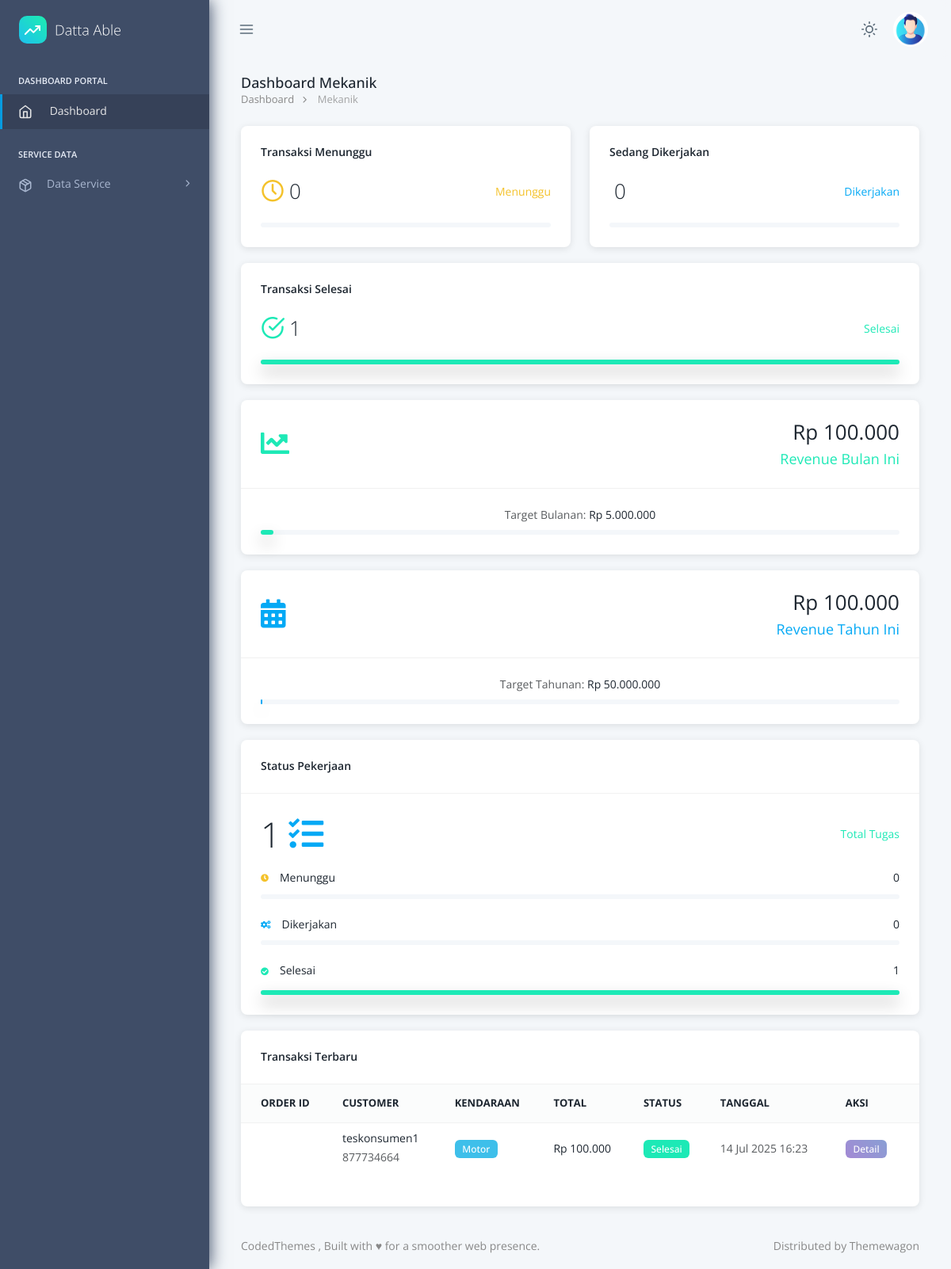
Before: /dashboard/mekanik/index.php with the older database file.
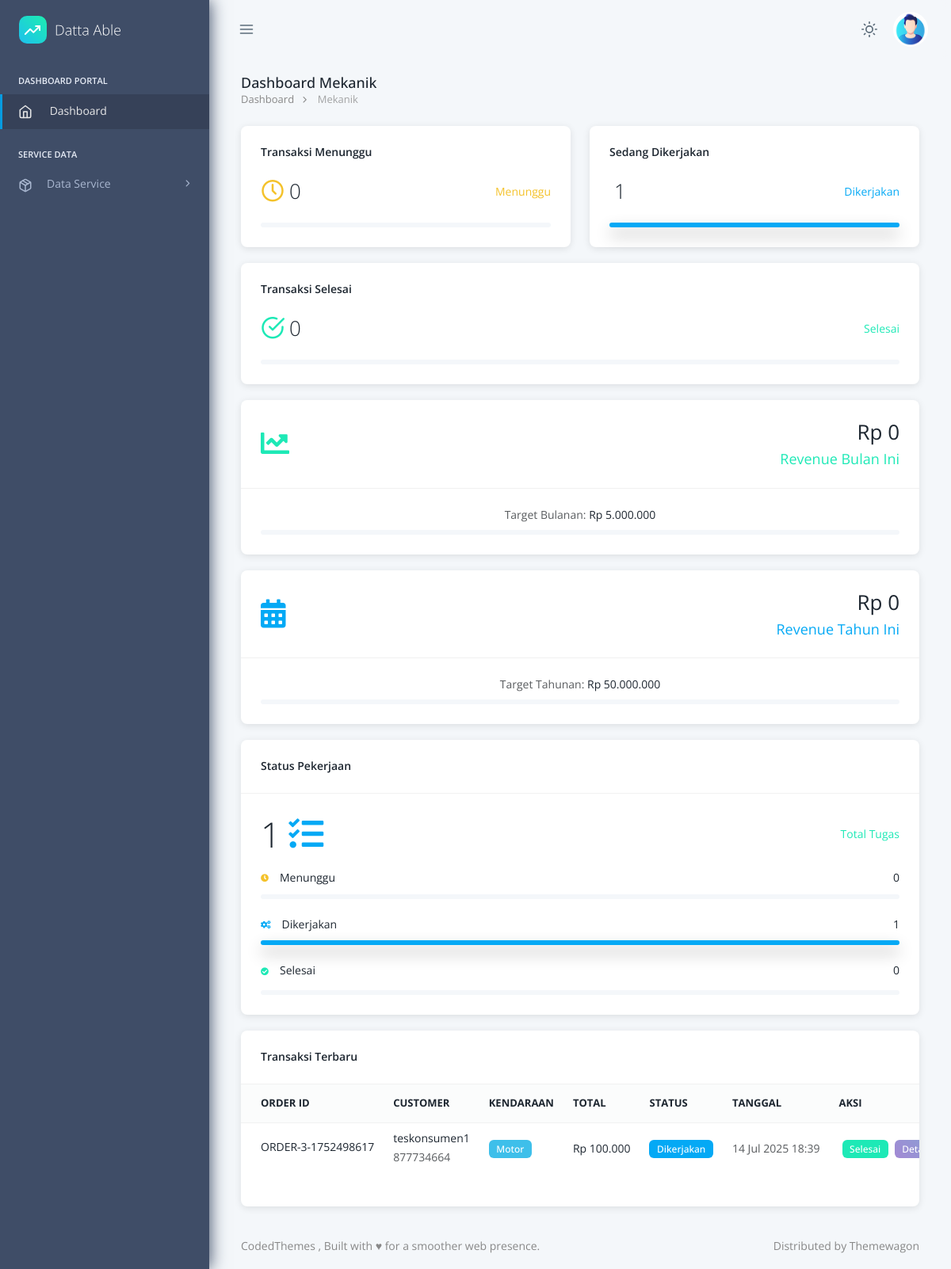
After: the same page with the newer database file.
### tables this page shows
CREATE TABLE `tb_transaksi` (
  `id_transaksi` bigint(11) NOT NULL,
  `id_user` bigint(11) NOT NULL,
  `type_kendaraan` varchar(255) NOT NULL,
  `total_harga` decimal(10,2) DEFAULT NULL,
  `status_pembayaran` enum('pending','paid','failed','cancelled','menunggu','dikerjakan','selesai') NOT NULL,
  `order_id` varchar(100) DEFAULT NULL,
  `snap_token` text DEFAULT NULL,
  `created_at` datetime DEFAULT NULL,
  `updated_at` datetime DEFAULT NULL
);

CREATE TABLE `tb_user` (
  `id_user` bigint(11) NOT NULL,
  `nama` varchar(255) NOT NULL,
  `nohp` int(20) NOT NULL,
  `email` varchar(255) NOT NULL,
  `password` varchar(255) NOT NULL,
  `role` enum('administrator','kasir','mekanik','konsumen') NOT NULL,
  `photo_profile` text DEFAULT NULL,
  `created_at` datetime DEFAULT NULL,
  `updated_at` datetime DEFAULT NULL
);

### dashboard/mekanik/index.php (the view, shortened to what the changed rows need)
<?php
include '../../db/koneksi.php';
$stats_query = "SELECT
    COUNT(CASE WHEN status_pembayaran = 'menunggu' THEN 1 END) as menunggu,
    COUNT(CASE WHEN status_pembayaran = 'dikerjakan' THEN 1 END) as dikerjakan,
    COUNT(CASE WHEN status_pembayaran = 'selesai' THEN 1 END) as selesai,
    COUNT(*) as total
FROM tb_transaksi
WHERE status_pembayaran IN ('menunggu', 'dikerjakan', 'selesai')";
$stats = $pdo->query($stats_query)->fetch();
$transaksi_query = "SELECT
    t.id_transaksi,
    t.order_id,
    t.type_kendaraan,
    t.total_harga,
    t.status_pembayaran,
    t.created_at,
    u.nama as nama_customer,
    u.nohp
FROM tb_transaksi t
JOIN tb_user u ON t.id_user = u.id_user
WHERE t.status_pembayaran IN ('menunggu', 'dikerjakan', 'selesai')
ORDER BY t.created_at DESC
LIMIT 10";
$transaksi_list = $pdo->query($transaksi_query)->fetchAll();
$revenue_query = "SELECT
    SUM(CASE WHEN status_pembayaran = 'selesai' AND MONTH(created_at) = MONTH(CURRENT_DATE()) THEN total_harga ELSE 0 END) as revenue_bulan_ini,
    SUM(CASE WHEN status_pembayaran = 'selesai' AND YEAR(created_at) = YEAR(CURRENT_DATE()) THEN total_harga ELSE 0 END) as revenue_tahun_ini
FROM tb_transaksi";
$revenue = $pdo->query($revenue_query)->fetch();
function formatCurrency($amount)
{
    return 'Rp ' . number_format($amount, 0, ',', '.');
}
function getStatusBadge($status)
{
    switch ($status) {
        case 'dikerjakan':
            return '<span class="badge bg-primary-500 text-white text-[12px]">Dikerjakan</span>';
        case 'selesai':
            return '<span class="badge bg-success-500 text-white text-[12px]">Selesai</span>';
    }
}
?>
<!doctype html>
<html lang="en" data-pc-preset="preset-1" data-pc-sidebar-caption="true" data-pc-direction="ltr" dir="ltr" data-pc-theme="light">
<head>
    <link rel="stylesheet" href="../../assets/fonts/phosphor/duotone/style.css" />
    <link rel="stylesheet" href="../../assets/fonts/tabler-icons.min.css" />
    <link rel="stylesheet" href="../../assets/fonts/feather.css" />
    <link rel="stylesheet" href="../../assets/fonts/fontawesome.css" />
    <link rel="stylesheet" href="../../assets/fonts/material.css" />
    <link rel="stylesheet" href="../../assets/css/style.css" id="main-style-link" />
</head>
<body>
    <div class="pc-container">
        <div class="pc-content">
            <div class="grid grid-cols-12 gap-x-6">
                <div class="col-span-12 xl:col-span-4 md:col-span-6">
                    <div class="card">
                        <div class="card-body">
                            <div class="flex items-center justify-between gap-3 flex-wrap">
                                <h3 class="font-light flex items-center mb-0">
                                    <?= $stats['dikerjakan'] ?>
                                </h3>
                                <p class="mb-0 text-primary-500">Dikerjakan</p>
                            </div>
                            <div class="w-full bg-theme-bodybg rounded-lg h-1.5 mt-6 dark:bg-themedark-bodybg">
                                <div class="bg-primary-500 h-full rounded-lg shadow-[0_10px_20px_0_rgba(0,0,0,0.3)]" role="progressbar"
                                    style="width: <?= $stats['total'] > 0 ? ($stats['dikerjakan'] / $stats['total'] * 100) : 0 ?>%"></div>
                            </div>
                        </div>
                    </div>
                </div>
                <div class="col-span-12 xl:col-span-4">
                    <div class="card">
                        <div class="card-body">
                            <div class="flex items-center justify-between gap-3 flex-wrap">
                                <h3 class="font-light flex items-center mb-0">
                                    <i class="feather icon-check-circle text-success-500 text-[30px] mr-1.5"></i>
                                    <?= $stats['selesai'] ?>
                                </h3>
                                <p class="mb-0 text-success-500">Selesai</p>
                            </div>
                            <div class="w-full bg-theme-bodybg rounded-lg h-1.5 mt-6 dark:bg-themedark-bodybg">
                                <div class="bg-success-500 h-full rounded-lg shadow-[0_10px_20px_0_rgba(0,0,0,0.3)]" role="progressbar"
                                    style="width: <?= $stats['total'] > 0 ? ($stats['selesai'] / $stats['total'] * 100) : 0 ?>%"></div>
                            </div>
                        </div>
                    </div>
                </div>
                <div class="col-span-12 xl:col-span-6">
                    <div class="card card-social">
                        <div class="card-body border-b border-theme-border dark:border-themedark-border">
                            <div class="flex items-center justify-center">
                                <div class="grow ltr:text-right rtl:text-left">
                                    <h3 class="mb-2"><?= formatCurrency($revenue['revenue_bulan_ini'] ?? 0) ?></h3>
                                    <h5 class="text-success-500 mb-0">Revenue Bulan Ini</h5>
                                </div>
                            </div>
                        </div>
                        <div class="card-body">
                            <div class="grid grid-cols-12 gap-x-6">
                                <div class="col-span-12">
                                    <div class="w-full bg-theme-bodybg rounded-lg h-1.5 dark:bg-themedark-bodybg">
                                        <div class="bg-success-500 h-full rounded-lg shadow-[0_10px_20px_0_rgba(0,0,0,0.3)]" role="progressbar"
                                            style="width: <?= min(($revenue['revenue_bulan_ini'] / 5000000) * 100, 100) ?>%"></div>
                                    </div>
                                </div>
                            </div>
                        </div>
                    </div>
                </div>
                <div class="col-span-12 xl:col-span-6">
                    <div class="card card-social">
                        <div class="card-body border-b border-theme-border dark:border-themedark-border">
                            <div class="flex items-center justify-center">
                                <div class="grow ltr:text-right rtl:text-left">
                                    <h3 class="mb-2"><?= formatCurrency($revenue['revenue_tahun_ini'] ?? 0) ?></h3>
                                    <h5 class="text-primary-500 mb-0">Revenue Tahun Ini</h5>
                                </div>
                            </div>
                        </div>
                    </div>
                </div>
                <div class="col-span-12 xl:col-span-4">
                    <div class="card user-list">
                        <div class="card-body">
                            <div class="flex items-center justify-between gap-1 mb-5">
                                <h2 class="font-light flex items-center m-0">
                                    <?= $stats['total'] ?>
                                    <i class="fas fa-tasks text-[16px] ml-2.5 text-primary-500"></i>
                                </h2>
                            </div>
                            <div class="flex items-center justify-between gap-2 mb-2">
                                <h6 class="flex items-center gap-1">
                                    <i class="fas fa-cogs text-[10px] mr-2.5 text-primary-500"></i>
                                    Dikerjakan
                                </h6>
                                <h6><?= $stats['dikerjakan'] ?></h6>
                            </div>
                            <div class="w-full bg-theme-bodybg rounded-lg h-1.5 mb-6 mt-3 dark:bg-themedark-bodybg">
                                <div class="bg-primary-500 h-full rounded-lg shadow-[0_10px_20px_0_rgba(0,0,0,0.3)]" role="progressbar"
                                    style="width: <?= $stats['total'] > 0 ? ($stats['dikerjakan'] / $stats['total'] * 100) : 0 ?>%"></div>
                            </div>
                            <div class="flex items-center justify-between gap-2 mb-2">
                                <h6 class="flex items-center gap-1">
                                    <i class="fas fa-check-circle text-[10px] mr-2.5 text-success-500"></i>
                                    Selesai
                                </h6>
                                <h6><?= $stats['selesai'] ?></h6>
                            </div>
                            <div class="w-full bg-theme-bodybg rounded-lg h-1.5 mt-4 dark:bg-themedark-bodybg">
                                <div class="bg-success-500 h-full rounded-lg shadow-[0_10px_20px_0_rgba(0,0,0,0.3)]" role="progressbar"
                                    style="width: <?= $stats['total'] > 0 ? ($stats['selesai'] / $stats['total'] * 100) : 0 ?>%"></div>
                            </div>
                        </div>
                    </div>
                </div>
                <div class="col-span-12 xl:col-span-8">
                    <div class="card table-card">
                        <div class="card-body">
                            <div class="table-responsive">
                                <table class="table table-hover">
                                    <thead>
                                        <tr>
                                            <th>Order ID</th>
                                            <th>Customer</th>
                                            <th>Kendaraan</th>
                                            <th>Total</th>
                                            <th>Status</th>
                                            <th>Tanggal</th>
                                            <th>Aksi</th>
                                        </tr>
                                    </thead>
                                    <tbody>
                                        <?php if (!empty($transaksi_list)): ?>
                                            <?php foreach ($transaksi_list as $transaksi): ?>
                                                <tr class="<?= $transaksi['status_pembayaran'] == 'menunggu' ? 'unread' : '' ?>">
                                                    <td>
                                                        <h6 class="mb-1"><?= htmlspecialchars($transaksi['order_id']) ?></h6>
                                                    </td>
                                                    <td>
                                                        <h6 class="mb-1"><?= htmlspecialchars($transaksi['nama_customer']) ?></h6>
                                                        <p class="m-0 text-muted"><?= htmlspecialchars($transaksi['nohp']) ?></p>
                                                    </td>
                                                    <td>
                                                        <span class="badge bg-info-500 text-white text-[12px]">
                                                            <?= htmlspecialchars($transaksi['type_kendaraan']) ?>
                                                        </span>
                                                    </td>
                                                    <td>
                                                        <h6 class="mb-0"><?= formatCurrency($transaksi['total_harga']) ?></h6>
                                                    </td>
                                                    <td>
                                                        <?= getStatusBadge($transaksi['status_pembayaran']) ?>
                                                    </td>
                                                    <td>
                                                        <h6 class="text-muted mb-0">
                                                            <?= date('d M Y H:i', strtotime($transaksi['created_at'])) ?>
                                                        </h6>
                                                    </td>
                                                    <td>
                                                        <?php if ($transaksi['status_pembayaran'] == 'menunggu'): ?>
                                                            <a href="#!" class="badge bg-primary-500 text-white text-[12px] mx-1">Mulai</a>
                                                        <?php elseif ($transaksi['status_pembayaran'] == 'dikerjakan'): ?>
                                                            <a href="#!" class="badge bg-success-500 text-white text-[12px] mx-1">Selesai</a>
                                                        <?php endif; ?>
                                                        <a href="#!" class="badge bg-theme-bg-2 text-white text-[12px]">Detail</a>
                                                    </td>
                                                </tr>
                                            <?php endforeach; ?>
                                        <?php endif; ?>
                                    </tbody>
                                </table>
                            </div>
                        </div>
                    </div>
                </div>
            </div>
        </div>
    </div>
</body>
</html>

Changed rows visible on the page:
removed tb_transaksi: id_user.nama "teskonsumen1", id_user.nohp "877734664", type_kendaraan "Motor", total_harga "Rp 100.000", status_pembayaran "Selesai", created_at "14 Jul 2025 16:23"
added tb_transaksi: order "ORDER-3-1752498617", id_user.nama "teskonsumen1", id_user.nohp "877734664", type_kendaraan "Motor", total_harga "Rp 100.000", status_pembayaran "Dikerjakan", created_at "14 Jul 2025 18:39"
Other visible differences:
$stats['dikerjakan']: "0" → "1"
$stats['selesai']: "1" → "0"
formatCurrency($revenue['revenue_bulan_ini'] ?? 0): "Rp 100.000" → "Rp 0"
formatCurrency($revenue['revenue_tahun_ini'] ?? 0): "Rp 100.000" → "Rp 0"
